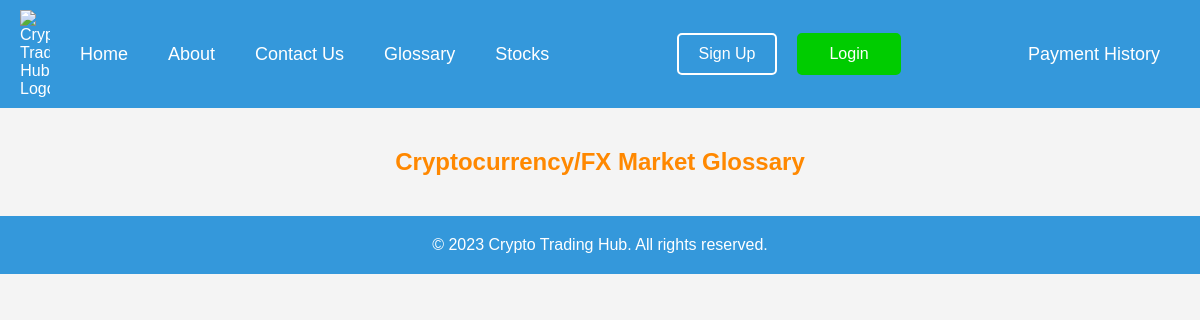
The page /glossary/ on the database as committed earlier.
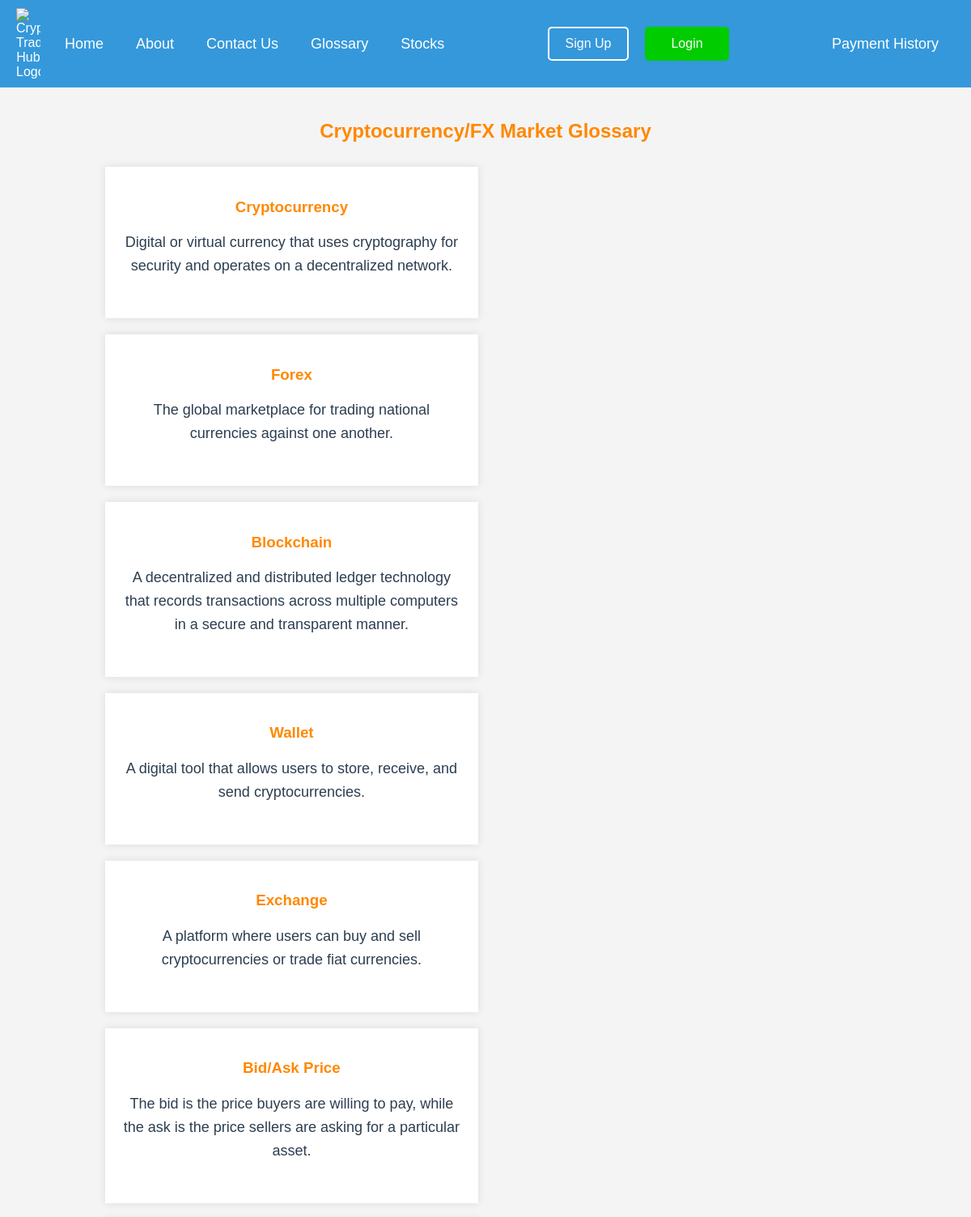
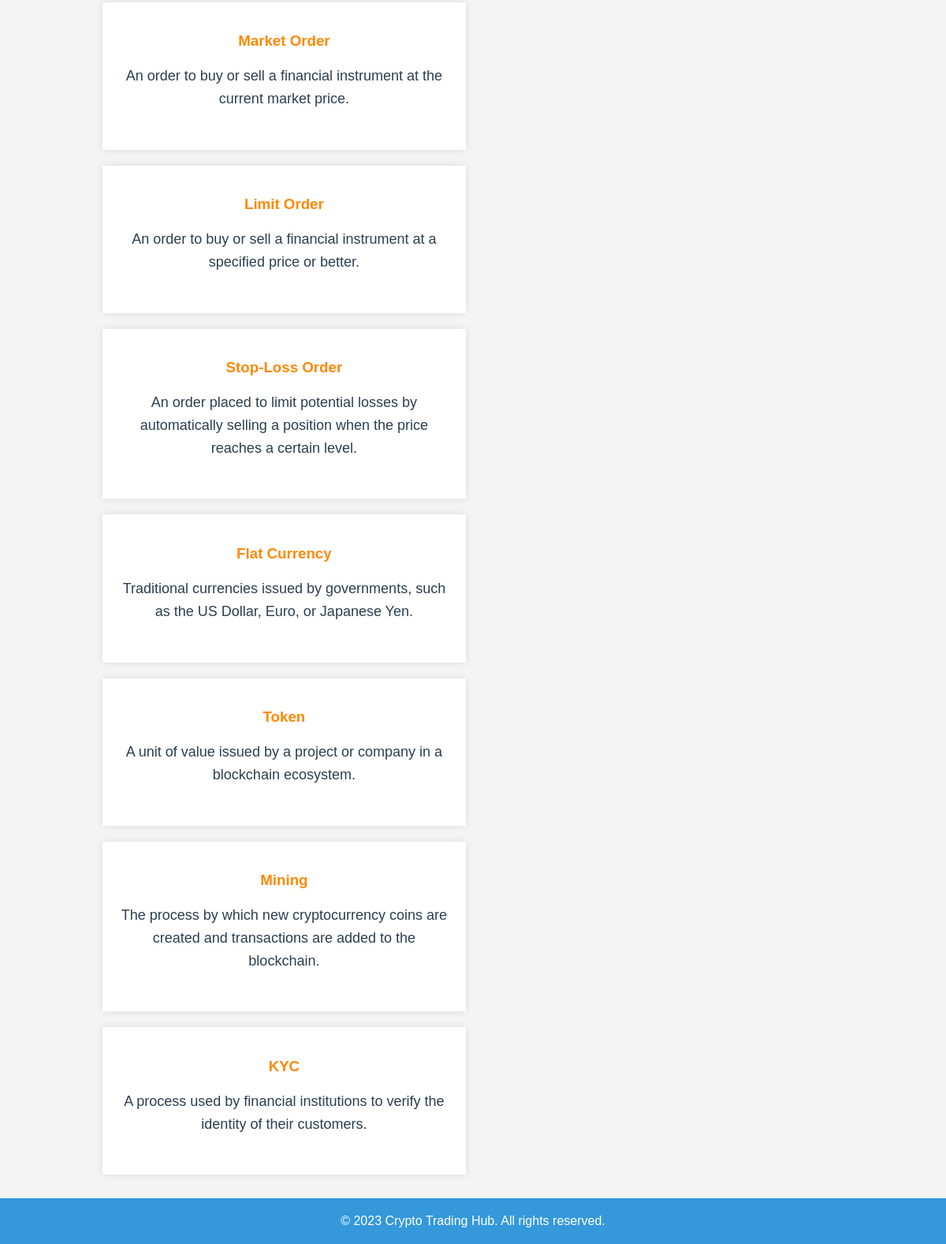
The same page on the database as committed later (2 pictures, top to bottom).
### myapp/models.py (models this page shows, shortened)
class GlossaryTerm(models.Model):
    term = models.CharField(max_length=255, unique=True)
    definition = models.TextField()

### myapp/views.py (the view)
# urls.py: path('glossary/', glossary_view, name='glossary'),
def glossary_view(request):
    glossary_terms = GlossaryTerm.objects.all()
    context = {'glossary_terms': glossary_terms}
    return render(request, 'myapp/glossary.html', context)

### myapp/templates/myapp/glossary.html (shortened to what this page needs)
<!DOCTYPE html>
<html lang="en">
{% extends 'base.html' %}
    {% block content %}
<head>
</head>
<body>
    <div class="container">
        <h2>Cryptocurrency/FX Market Glossary</h2>
        {% for term in glossary_terms %}
            <div class="card">
                <div class="card-title"><h3>{{ term.term }}</h3></div>
                <p>{{ term.definition }}</p>
            </div>
        {% endfor %}
    </div>
</body>
{% endblock %}

### myapp/templates/base.html (shortened to what this page needs)
<!DOCTYPE html>
<html lang="en">
<head>
</head>
<body>
    <nav>
        <div style="display: flex; align-items: center; justify-content: center;">
    <img src="https://cdn.iconscout.com/icon/free/png-256/free-bitcoin-194-454886.png" alt="Crypto Trading Hub Logo" style="width: 30px; margin-right: 10px;">
            <a href="{% url '' %}">Home</a>
            <a href="#about">About</a>
            <a href="{% url 'contact_us' %}">Contact Us</a>
            <a href="{% url 'glossary' %}">Glossary</a>
            <a href="#stocks">Stocks</a>
        </div>
        <div class="cta-buttons">
            <a href="{% url 'register' %}" class="signup">Sign Up</a>
            <a href="{% url 'my-login' %}" class="login">Login</a>
        </div>
        <div>
            <a href="{% url 'payment_history' %}">Payment History</a>
        </div>
    </nav>
    {% block content %}
    {% endblock %}
    <footer>
        &copy; 2023 Crypto Trading Hub. All rights reserved.
    </footer>
</body>
</html>

### myapp/templates/base.html (style rules this page uses)
body { font-family: 'Arial', sans-serif; margin: 0; padding: 0; background-color: #f5f5f5; text-align: center; color: #2c3e50; }
nav { display: flex; justify-content: space-between; align-items: center; background-color: #3498db; padding: 10px 20px; color: #ffffff; }
nav a { color: #ffffff; text-decoration: none; margin: 0 20px; font-size: 18px; }
.cta-buttons { display: flex; justify-content: flex-end; align-items: center; }
.cta-buttons a { padding: 10px 20px; font-size: 16px; cursor: pointer; text-decoration: none; color: #ecf0f1; border: 2px solid #ecf0f1; border-radius: 5px; margin: 0 10px; transition: background-color 0.3s, color 0.3s; }
.cta-buttons a.signup { background-color: #3498db; border-color: #ffffff; color: #ffffff; }
.cta-buttons a.login { background-color: #00CC00; border-color: #00CC00; padding-right: 30px; padding-left: 30px; color: #ffffff; }
p { font-size: 18px; line-height: 1.6; margin-bottom: 30px; }
footer { background-color: #3498db; color: #ffffff; padding: 20px 0; }

### myapp/templates/myapp/glossary.html (style rules this page uses)
body { font-family: Arial, sans-serif; margin: 0; padding: 0; background-color: #f4f4f4; }
.container { width: 80%; margin: 20px auto; display: flex; flex-wrap: wrap; }
.card { background-color: #fff; box-shadow: 0 0 10px rgba(0, 0, 0, 0.1); margin: 10px; padding: 20px; width: 48%; box-sizing: border-box; }
h2 { color: #ff8800; width: 100%; }
.card-title { color: #ff8800; }

Rows that differ between the two databases and show on the page:
added GlossaryTerm: term "Cryptocurrency", definition "Digital or virtual currency that uses cryptography for security and operates on a decentralized network."
added GlossaryTerm: term "Forex", definition "The global marketplace for trading national currencies against one another."
added GlossaryTerm: term "Blockchain", definition "A decentralized and distributed ledger technology that records transactions across multiple computers in a secure and transparent manner."
added GlossaryTerm: term "Wallet", definition "A digital tool that allows users to store, receive, and send cryptocurrencies."
added GlossaryTerm: term "Exchange", definition "A platform where users can buy and sell cryptocurrencies or trade fiat currencies."
added GlossaryTerm: term "Bid/Ask Price", definition "The bid is the price buyers are willing to pay, while the ask is the price sellers are asking for a particular asset."
added GlossaryTerm: term "Market Order", definition "An order to buy or sell a financial instrument at the current market price."
added GlossaryTerm: term "Limit Order", definition "An order to buy or sell a financial instrument at a specified price or better."
added GlossaryTerm: term "Stop-Loss Order", definition "An order placed to limit potential losses by automatically selling a position when the price reaches a certain level."
added GlossaryTerm: term "Flat Currency", definition "Traditional currencies issued by governments, such as the US Dollar, Euro, or Japanese Yen."
added GlossaryTerm: term "Token", definition "A unit of value issued by a project or company in a blockchain ecosystem."
added GlossaryTerm: term "Mining", definition "The process by which new cryptocurrency coins are created and transactions are added to the blockchain."
added GlossaryTerm: term "KYC", definition "A process used by financial institutions to verify the identity of their customers."
